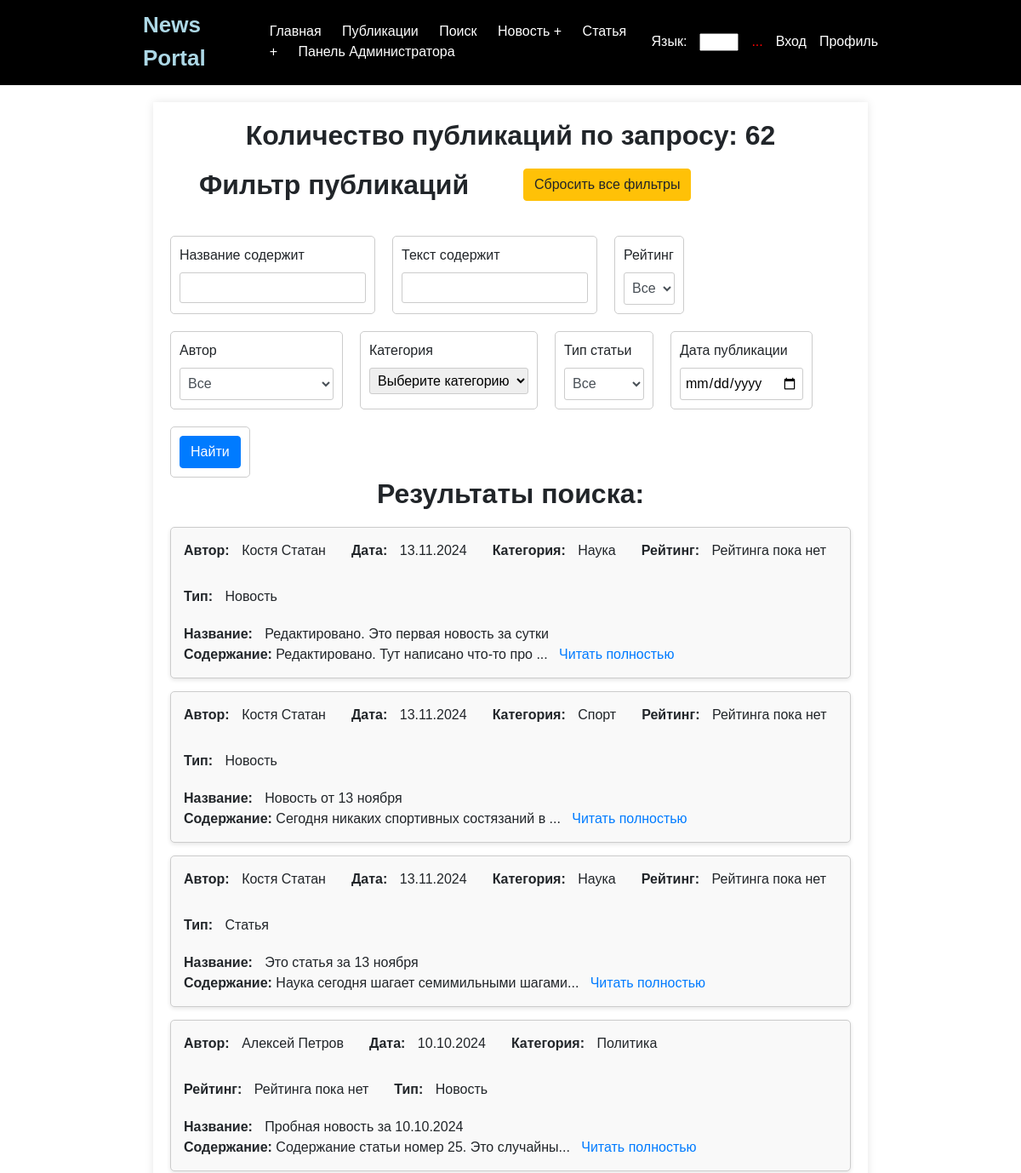
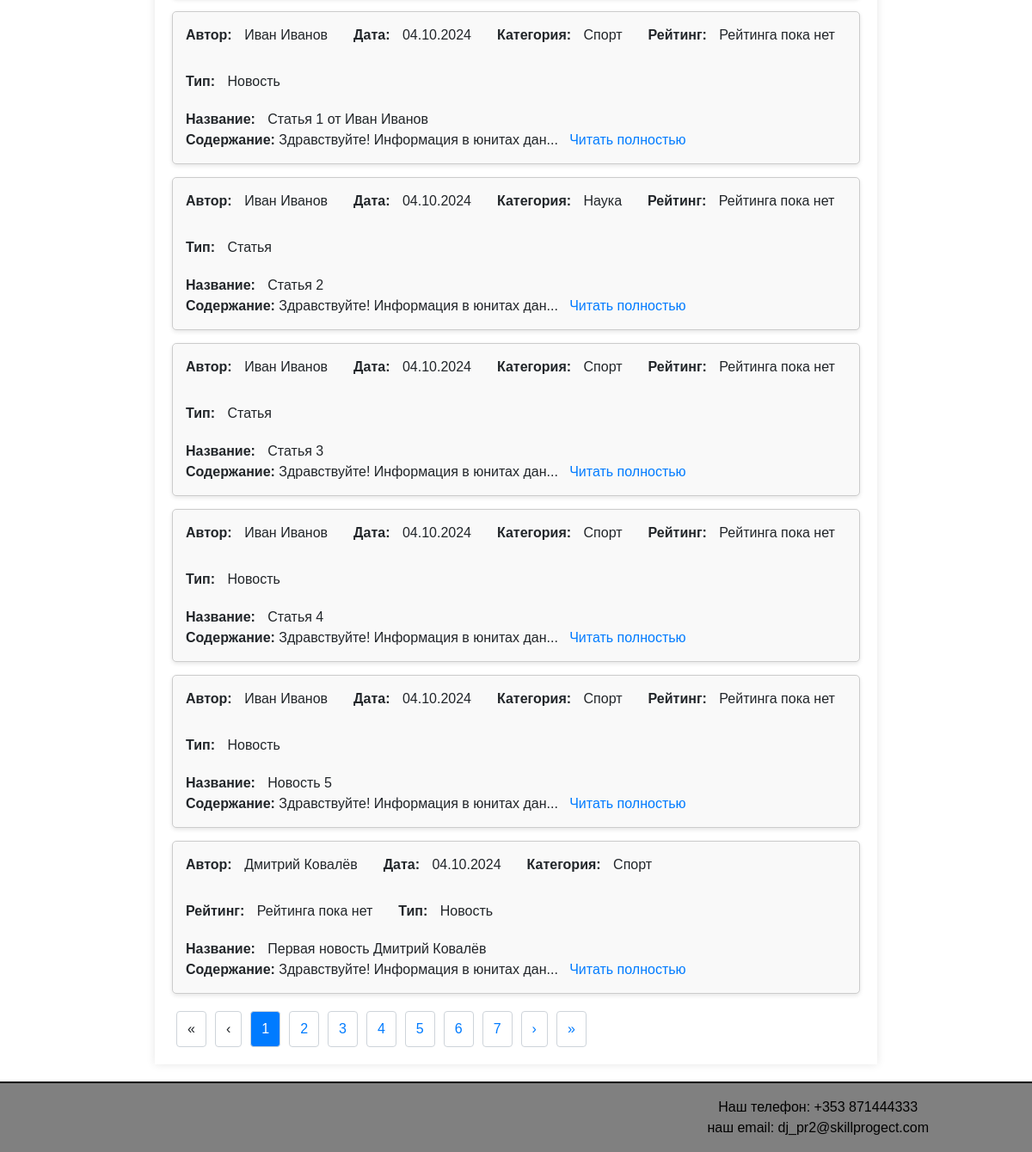
Page /news/search/ on the earlier database version (2 pictures, top to bottom).
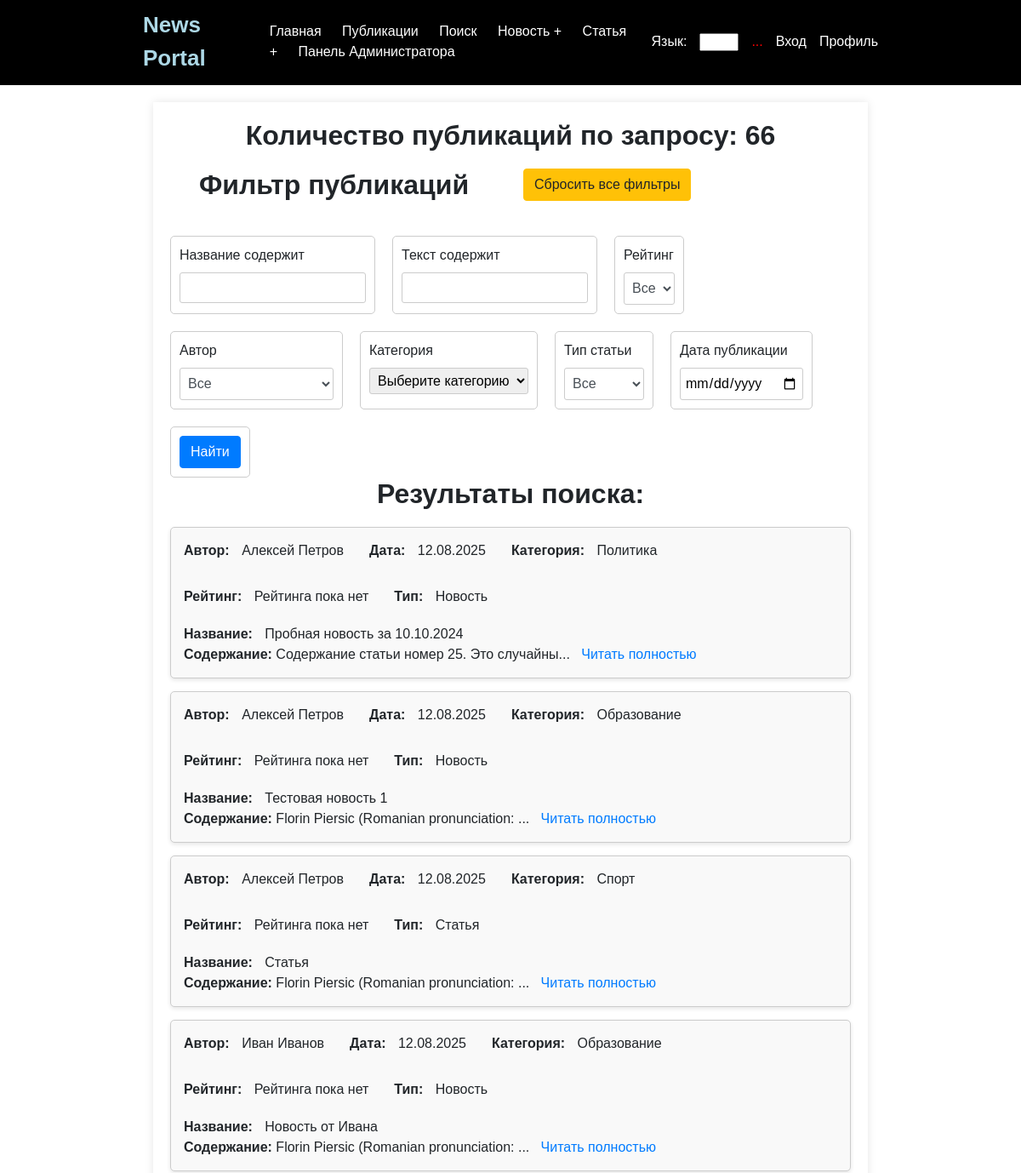
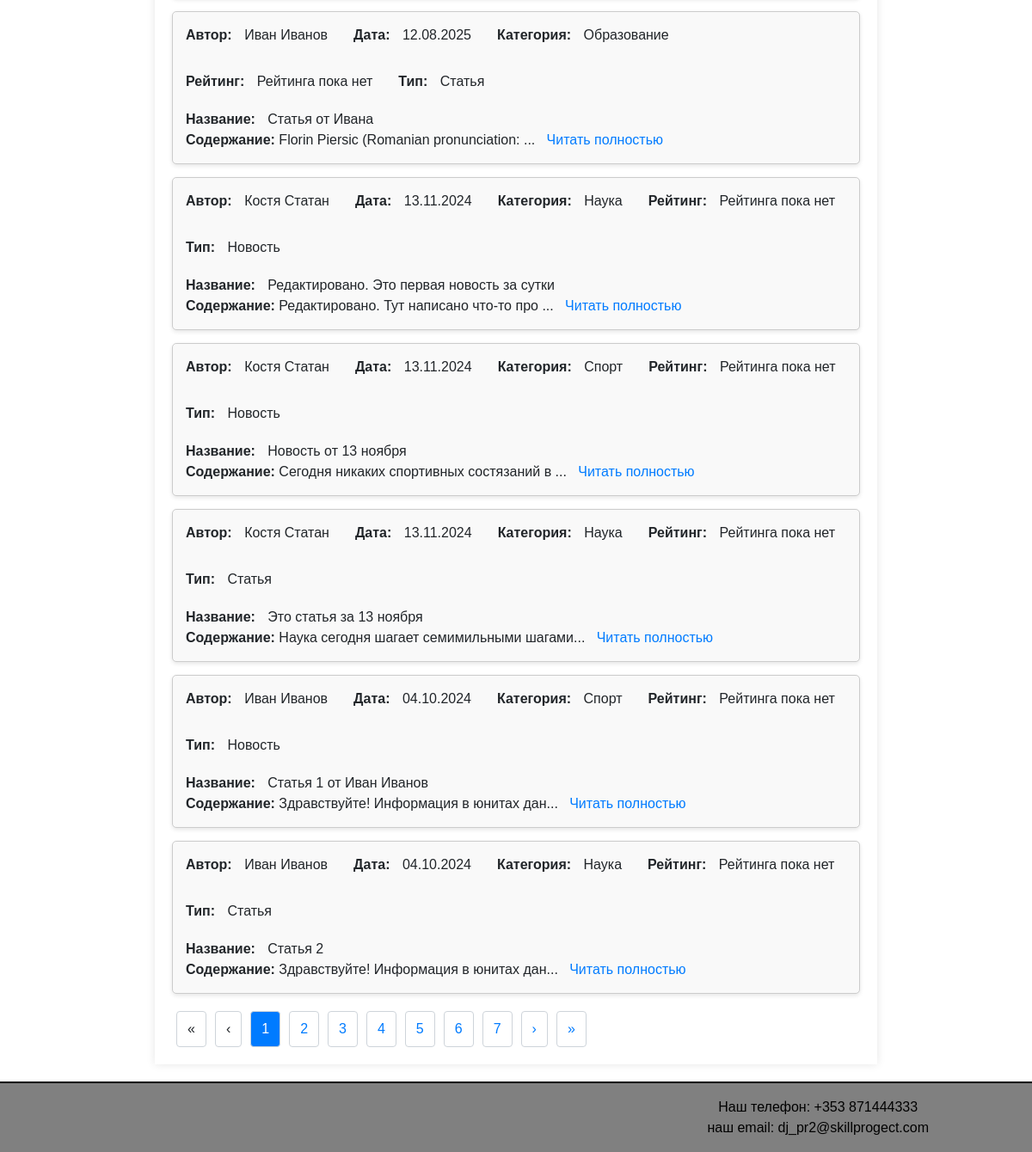
Same page on the later database version (2 pictures, top to bottom).
### news/models.py (models this page shows, shortened)
class Article(models.Model):
    title = models.CharField(max_length=200)
    content = models.TextField()
    publication_date = models.DateField()
    author_profile = models.ForeignKey(Profile, on_delete=models.CASCADE, default=9)
    article_type = models.BooleanField(default=False)
    category = models.ForeignKey(Category, on_delete=models.SET_NULL, null=True, blank=True)
    rating = models.ForeignKey(Rating, on_delete=models.SET_NULL, null=True, blank=True)

class Profile(models.Model):
    user = models.OneToOneField(User, on_delete=models.CASCADE)

class Category(models.Model):
    name = models.CharField(max_length=25, unique=False, verbose_name='Name of category')
    subscribers = models.ManyToManyField(User, related_name='categories', blank=True)
    class Meta:
        verbose_name = "Категория"
        verbose_name_plural = "Категории"

### news/views.py (the view)
# urls.py: path('news/search/', ArticleSearchView.as_view(), name='article_search'),
class ArticleSearchView(BaseArticleView):
    template_name = 'news/article_search.html'
    paginate_by = 10
    def get(self, request):
        queryset = Article.objects.all().order_by('-publication_date')
        article_type_filter = request.GET.get('article_type')
        if article_type_filter == '1':
            queryset = queryset.filter(article_type=False)  # Статья
        elif article_type_filter == '0':
            queryset = queryset.filter(article_type=True)  # Новость
        author_filter = request.GET.get('author_profile')
        if author_filter:
            queryset = queryset.filter(author_profile__user__id=author_filter)
        rating_filter = request.GET.get('type')
        if rating_filter:
            queryset = queryset.filter(rating__value=rating_filter)
        content_filter = request.GET.get('content')
        if content_filter:
            queryset = queryset.filter(content__icontains=content_filter)
        category_filter = request.GET.get('category')
        if category_filter:
            queryset = queryset.filter(category__id=category_filter)
        filterset = ArticleFilter(request.GET, queryset=queryset)
        queryset = filterset.qs
        paginator = Paginator(queryset, self.paginate_by)
        page_number = request.GET.get('page')
        try:
            page_obj = paginator.get_page(page_number)
        except PageNotAnInteger:
            page_obj = paginator.get_page(1)
        except EmptyPage:
            page_obj = paginator.get_page(paginator.num_pages)
        authors_group = Group.objects.get(name="authors")
        authors = User.objects.filter(groups=authors_group)
        categories = Category.objects.all()
        ratings = Rating.objects.all()
        return render(request, self.template_name, {
            'filterset': filterset,
            'page_obj': page_obj,
            'filter_params': request.GET.urlencode(),
            'authors': authors,
            'ratings': ratings,
            'categories': categories,
        })

### news/templates/news/article_search.html (shortened to what the changed rows need)
{% extends 'news/default.html' %}
{% load i18n %}
{% load static %}
{% block content %}
    <link rel="stylesheet" href="{% static 'css/styles.css' %}">
   <h2>
       Количество публикаций по запросу:
       {% if page_obj %}
           {{ filterset.qs.count|default:0 }}
       {% else %}
           0
       {% endif %}
   </h2>
    <div class="row">
        <h2 class="col-md-6">Фильтр публикаций</h2>
        <div class="col-md-6 text-end">
        </div>
    </div>
    <form method="get" class="filter-form">
        <div class="filter-container">
        </div>
    </form>
    <div class="search-results">
        {% if page_obj %}
            <h2>Результаты поиска:</h2>
        <ul class="result-list">
            {% for article in page_obj %}
                <li class="result-item">
                    <div class="result-details">
                        <div><strong class="label">Автор:</strong> <span class="author">{{ article.author_profile.user.first_name }} {{ article.author_profile.user.last_name }}</span></div>
                        <div><strong class="label">Дата:</strong> <span class="date">{{ article.publication_date|date:"d.m.Y" }}</span></div>
                        <div><strong class="label">Категория:</strong> <span class="category">{{ article.category.name }}</span></div>
                        <div><strong class="label">Рейтинг:</strong> <span class="title">{{ article.rating.value|default:"Рейтинга пока нет" }}</span></div>
                        <div><strong class="label">Тип:</strong>
                            <span class="title">{{ article.article_type|yesno:"Новость,Статья" }}</span>
                        </div>
                    </div>
                    <div class="result-content">
                        <div><strong class="label">Название:</strong> <span class="title">{{ article.title }}</span></div>
                        <span><strong>Содержание:</strong> {{ article.content|slice:":40" }}...&nbsp;&nbsp;&nbsp;<a href="{% url 'article_detail' article.id %}">Читать полностью</a></span>
                    </div>
                </li>
            {% empty %}
                <p>Нет результатов.</p>
            {% endfor %}
        </ul>
            {% if page_obj.has_other_pages %}
                <div class="pagination">
                    {% if page_obj.has_previous %}
                        <a href="?{{ filter_params }}&page=1" title="Первая страница">«</a>
                        <a href="?{{ filter_params }}&page={{ page_obj.previous_page_number }}" title="Предыдущая страница">‹</a>
                    {% else %}
                        <span class="disabled">«</span>
                        <span class="disabled">‹</span>
                    {% endif %}
                    {% for num in page_obj.paginator.page_range %}
                        {% if page_obj.number == num %}
                            <span class="current">{{ num }}</span>
                        {% else %}
                            <a href="?{{ filter_params }}&page={{ num }}">{{ num }}</a>
                        {% endif %}
                    {% endfor %}
                    {% if page_obj.has_next %}
                        <a href="?{{ filter_params }}&page={{ page_obj.next_page_number }}" title="Следующая страница">›</a>
                        <a href="?{{ filter_params }}&page={{ page_obj.paginator.num_pages }}" title="Последняя страница">»</a>
                    {% else %}
                        <span class="disabled">›</span>
                        <span class="disabled">»</span>
                    {% endif %}
                </div>
            {% endif %}
        {% endif %}
    </div>
{% endblock %}

Differences in the rows shown:
no longer on this page (row unchanged): Article: author_profile.user.first_name "Иван", author_profile.user.last_name "Иванов", publication_date "04.10.2024", category.name "Спорт", rating.value "Рейтинга пока нет", article_type "Статья", title "Статья 3", content "Здравствуйте! Информация в юнитах дан"
no longer on this page (row unchanged): Article: author_profile.user.first_name "Иван", author_profile.user.last_name "Иванов", publication_date "04.10.2024", category.name "Спорт", rating.value "Рейтинга пока нет", article_type "Новость", title "Статья 4", content "Здравствуйте! Информация в юнитах дан"
no longer on this page (row unchanged): Article: author_profile.user.first_name "Иван", author_profile.user.last_name "Иванов", publication_date "04.10.2024", category.name "Спорт", rating.value "Рейтинга пока нет", article_type "Новость", title "Новость 5", content "Здравствуйте! Информация в юнитах дан"
no longer on this page (row unchanged): Article: author_profile.user.first_name "Дмитрий", author_profile.user.last_name "Ковалёв", publication_date "04.10.2024", category.name "Спорт", rating.value "Рейтинга пока нет", article_type "Новость", title "Первая новость Дмитрий Ковалёв", content "Здравствуйте! Информация в юнитах дан"
changed Article "Пробная новость за 10.10.2024": publication_date "10.10.2024" → "12.08.2025"; moves up the list
added Article: author_profile.user.first_name "Алексей", author_profile.user.last_name "Петров", publication_date "12.08.2025", category.name "Образование", rating.value "Рейтинга пока нет", article_type "Новость", title "Тестовая новость 1", content "Florin Piersic (Romanian pronunciation:"
added Article: author_profile.user.first_name "Алексей", author_profile.user.last_name "Петров", publication_date "12.08.2025", category.name "Спорт", rating.value "Рейтинга пока нет", article_type "Статья", title "Статья", content "Florin Piersic (Romanian pronunciation:"
added Article: author_profile.user.first_name "Иван", author_profile.user.last_name "Иванов", publication_date "12.08.2025", category.name "Образование", rating.value "Рейтинга пока нет", article_type "Новость", title "Новость от Ивана", content "Florin Piersic (Romanian pronunciation:"
added Article: author_profile.user.first_name "Иван", author_profile.user.last_name "Иванов", publication_date "12.08.2025", category.name "Образование", rating.value "Рейтинга пока нет", article_type "Статья", title "Статья от Ивана", content "Florin Piersic (Romanian pronunciation:"
Other differences:
{{ filterset.qs.count|default:0 }}: "62" → "66"
